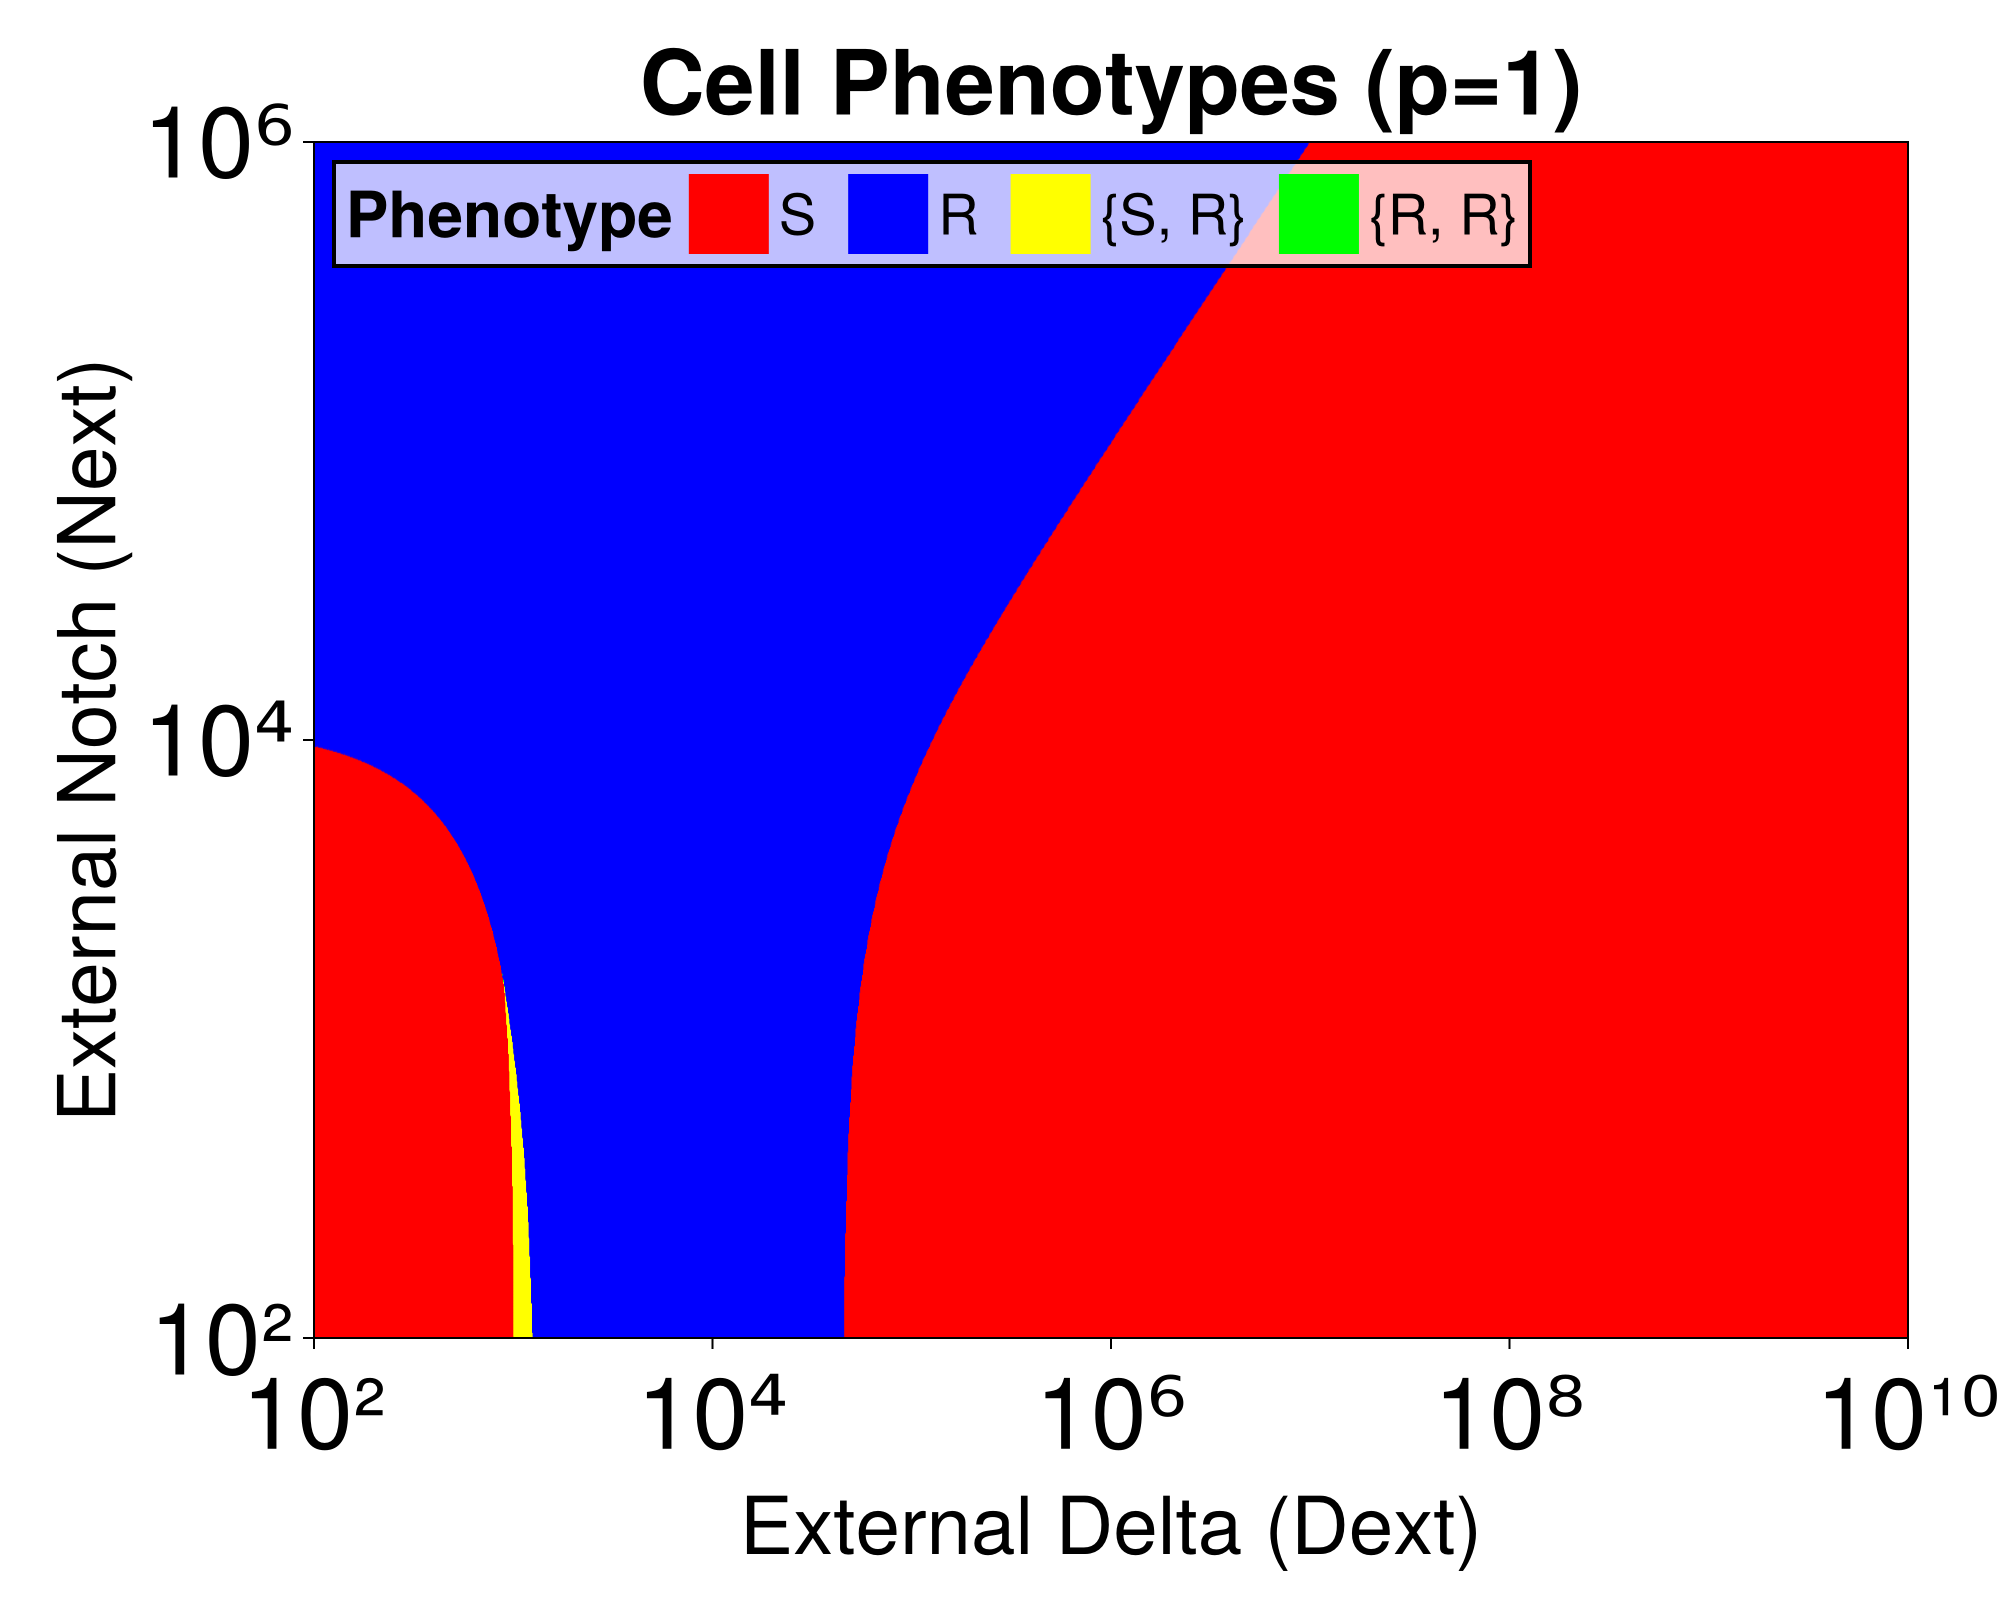

Generate this figure with Julia:
# Julia code for generating phenotype bifurcation w.r.t Dext and Next
# for the model in Boareto et al 2015 PNAS
# Yuxin Liang, Ling Xue, Kun Zhao, Xiaoming Zheng
# January 2026

using CairoMakie
using Roots

# --- 1. Parameters ---
const p = 1
const γ = 0.1
const γI = 0.5
const kC = 5e-4
const kT = 5e-5
const βN = 500.0
const βD = 1000.0
const I0 = 200.0

const N0, D0 = βN / γ, βD / γ
const K_const = (βN * kT) / (I0 * γI * γ)
const αd, αn = (kC * βD) / (γ^2), (kC * βN) / (γ^2)

# --- 2. Robust Classification ---
function get_phenotype(Dext::Float64, Next::Float64)
    bi = K_const * Dext
    bd = (kT * Dext / γ) + 1.0
    bn = (kT * Next / γ) + 1.0
    f(N) = (2.0 - (1.0/(1.0 + (bi*N)^p))) - (αd*N*( (1.0/(1.0 + (bi*N)^p)) / (αn*N + bn) ) + bd*N)
    roots = Float64[]
    test_range = range(1e-9, 2.1, length=300)
    for i in 1:(length(test_range)-1)
        try
            if f(test_range[i]) * f(test_range[i+1]) < 0
                push!(roots, find_zero(f, (test_range[i], test_range[i+1])))
            end
        catch; continue; end
    end
    stable_roots = length(roots) >= 3 ? [roots[1], roots[end]] : (length(roots) > 0 ? [roots[1]] : Float64[])
    if isempty(stable_roots); return 0.0; end
    states = Symbol[]
    for nr in stable_roots
        H = 1.0 / (1.0 + (bi * nr)^p)
        dr = H / (αn * nr + bn)
        push!(states, (nr * N0 > dr * D0) ? :R : :S)
    end
    if length(states) == 1
        return states[1] == :S ? 0.0 : 1.0
    else
        if all(s -> s == :R, states); return 3.0 
        elseif all(s -> s == :S, states); return 4.0 
        else; return 2.0; end
    end
end

# --- 3. Compute Grid ---
res = 2000
d_vals = collect((10.0).^range(2, 10, length=res)) 
n_vals = collect((10.0).^range(2, 6, length=res))
grid_data = zeros(Float64, length(n_vals), length(d_vals))

println("Calculating...")
for i in 1:length(n_vals), j in 1:length(d_vals)
    grid_data[i, j] = get_phenotype(d_vals[j], n_vals[i])
end

# --- 4. Plotting (LARGE LEGEND OVERLAP) ---
begin
    fig = Figure(size = (1000, 800), fontsize = 30, figure_padding = (15, 40, 15, 15))
    gl = fig[1, 1] = GridLayout()

    ax = Axis(gl[1, 1], 
              title = "Cell Phenotypes (p=$p)", 
              titlesize = 45, 
              xlabel = "External Delta (Dext)", 
              ylabel = "External Notch (Next)",
              xlabelsize = 40,
              ylabelsize = 40,
              xticklabelsize = 50,
              yticklabelsize = 50,
              xscale = log10, 
              yscale = log10,
              aspect = 4/3) 

    ax.xticks = ([10^2, 10^4, 10^6, 10^8, 10^10], ["10²", "10⁴", "10⁶", "10⁸", "10¹⁰"])
    ax.yticks = ([10^2, 10^4, 10^6], ["10²", "10⁴", "10⁶"])
    CairoMakie.xlims!(ax, 10^2, 10^10)
    CairoMakie.ylims!(ax, 10^2, 10^6)

    cmap = [:red, :blue, :yellow, :lime, :cyan]
    CairoMakie.heatmap!(ax, d_vals, n_vals, grid_data', colormap = cmap, colorrange = (0, 4), interpolate = false)

    labels = ["S", "R", "{S, R}", "{R, R}"]
    elements = [PolyElement(polycolor = cmap[i]) for i in 1:4]
    
    # Legend Overlap with LARGER fonts
    Legend(fig, elements, labels, "Phenotype",
           labelsize = 28,           # Increased from 18
           titlesize = 32,           # Increased from 22
           patchsize = (40, 40),     # Increased box sizes for visibility
           bbox = ax.scene.viewport, 
           halign = :left,           
           valign = :top,            
           margin = (10, 10, 10, 10),    
           orientation = :horizontal,
           nbanks = 1,                
           titleposition = :left,     
           backgroundcolor = (:white, 0.75),
           framevisible = true,
           framewidth = 2.0)

    # Removes extra whitespace around the figure
    resize_to_layout!(fig)

    display(fig)
    save("pheno_p1.png", fig)
    println("Saved as pheno.png")
end
